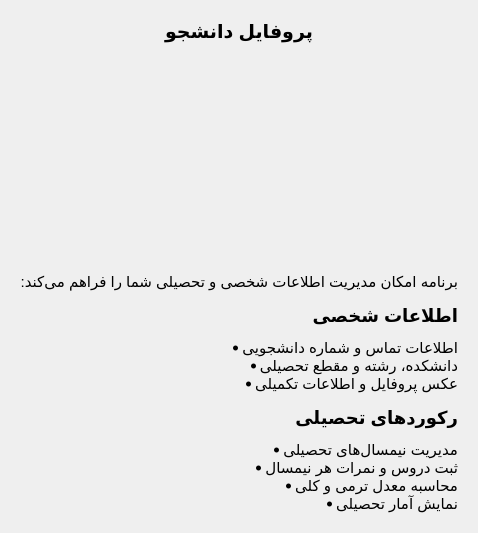
       <widget class="QWidget" name="studentProfilePage">
        <layout class="QVBoxLayout" name="verticalLayout_10">
         <property name="spacing">
          <number>15</number>
         </property>
         <property name="leftMargin">
          <number>20</number>
         </property>
         <property name="topMargin">
          <number>20</number>
         </property>
         <property name="rightMargin">
          <number>20</number>
         </property>
         <property name="bottomMargin">
          <number>20</number>
         </property>
         <item>
          <widget class="QLabel" name="studentProfileTitle">
           <property name="font">
            <font>
             <pointsize>14</pointsize>
             <weight>75</weight>
             <bold>true</bold>
            </font>
           </property>
           <property name="text">
            <string>پروفایل دانشجو</string>
           </property>
           <property name="alignment">
            <set>Qt::AlignCenter</set>
           </property>
          </widget>
         </item>
         <item>
          <widget class="QLabel" name="studentProfileImage">
           <property name="minimumSize">
            <size>
             <width>0</width>
             <height>200</height>
            </size>
           </property>
           <property name="text">
            <string/>
           </property>
           <property name="pixmap">
            <pixmap>:/images/student_profile.png</pixmap>
           </property>
           <property name="scaledContents">
            <bool>true</bool>
           </property>
           <property name="alignment">
            <set>Qt::AlignCenter</set>
           </property>
          </widget>
         </item>
         <item>
          <widget class="QLabel" name="studentProfileText">
           <property name="font">
            <font>
             <pointsize>11</pointsize>
            </font>
           </property>
           <property name="text">
            <string>&lt;html&gt;&lt;head/&gt;&lt;body&gt;&lt;p dir="rtl" align="justify"&gt;برنامه امکان مدیریت اطلاعات شخصی و تحصیلی شما را فراهم می‌کند:&lt;/p&gt;&lt;h3 dir="rtl" align="justify"&gt;اطلاعات شخصی&lt;/h3&gt;&lt;ul style="text-align: right; direction: rtl; list-style-position: inside;"&gt;&lt;li&gt;اطلاعات تماس و شماره دانشجویی&lt;/li&gt;&lt;li&gt;دانشکده، رشته و مقطع تحصیلی&lt;/li&gt;&lt;li&gt;عکس پروفایل و اطلاعات تکمیلی&lt;/li&gt;&lt;/ul&gt;&lt;h3 dir="rtl" align="justify"&gt;رکوردهای تحصیلی&lt;/h3&gt;&lt;ul style="text-align: right; direction: rtl; list-style-position: inside;"&gt;&lt;li&gt;مدیریت نیمسال‌های تحصیلی&lt;/li&gt;&lt;li&gt;ثبت دروس و نمرات هر نیمسال&lt;/li&gt;&lt;li&gt;محاسبه معدل ترمی و کلی&lt;/li&gt;&lt;li&gt;نمایش آمار تحصیلی&lt;/li&gt;&lt;/ul&gt;&lt;/body&gt;&lt;/html&gt;</string>
           </property>
           <property name="alignment">
            <set>Qt::AlignRight|Qt::AlignTrailing|Qt::AlignVCenter</set>
           </property>
           <property name="wordWrap">
            <bool>true</bool>
           </property>
          </widget>
         </item>
        </layout>
       </widget>
